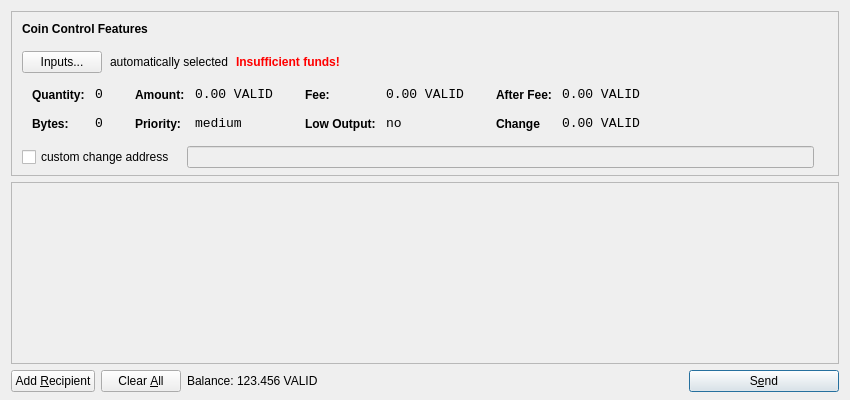
<?xml version="1.0" encoding="UTF-8"?>
<ui version="4.0">
 <class>SendCoinsDialog</class>
 <widget class="QDialog" name="SendCoinsDialog">
  <property name="geometry">
   <rect>
    <x>0</x>
    <y>0</y>
    <width>850</width>
    <height>400</height>
   </rect>
  </property>
  <property name="windowTitle">
   <string>Send Coins</string>
  </property>
  <layout class="QVBoxLayout" name="verticalLayout" stretch="0,1,0">
   <property name="bottomMargin">
    <number>8</number>
   </property>
   <item>
    <widget class="QFrame" name="frameCoinControl">
     <property name="sizePolicy">
      <sizepolicy hsizetype="Expanding" vsizetype="Expanding">
       <horstretch>0</horstretch>
       <verstretch>0</verstretch>
      </sizepolicy>
     </property>
     <property name="maximumSize">
      <size>
       <width>16777215</width>
       <height>16777215</height>
      </size>
     </property>
     <property name="frameShape">
      <enum>QFrame::StyledPanel</enum>
     </property>
     <property name="frameShadow">
      <enum>QFrame::Sunken</enum>
     </property>
     <layout class="QVBoxLayout" name="verticalLayoutCoinControl2">
      <property name="spacing">
       <number>-1</number>
      </property>
      <property name="leftMargin">
       <number>0</number>
      </property>
      <property name="topMargin">
       <number>0</number>
      </property>
      <property name="rightMargin">
       <number>0</number>
      </property>
      <property name="bottomMargin">
       <number>6</number>
      </property>
      <item>
       <layout class="QVBoxLayout" name="verticalLayoutCoinControl" stretch="0,0,0,0,1">
        <property name="spacing">
         <number>0</number>
        </property>
        <property name="leftMargin">
         <number>10</number>
        </property>
        <property name="topMargin">
         <number>10</number>
        </property>
        <item>
         <layout class="QHBoxLayout" name="horizontalLayoutCoinControl1">
          <property name="bottomMargin">
           <number>15</number>
          </property>
          <item>
           <widget class="QLabel" name="labelCoinControlFeatures">
            <property name="sizePolicy">
             <sizepolicy hsizetype="Preferred" vsizetype="Maximum">
              <horstretch>0</horstretch>
              <verstretch>0</verstretch>
             </sizepolicy>
            </property>
            <property name="font">
             <font>
              <weight>75</weight>
              <bold>true</bold>
             </font>
            </property>
            <property name="styleSheet">
             <string notr="true">font-weight:bold;</string>
            </property>
            <property name="text">
             <string>Coin Control Features</string>
            </property>
           </widget>
          </item>
         </layout>
        </item>
        <item>
         <layout class="QHBoxLayout" name="horizontalLayoutCoinControl2" stretch="0,0,0,0">
          <property name="spacing">
           <number>8</number>
          </property>
          <property name="bottomMargin">
           <number>10</number>
          </property>
          <item>
           <widget class="QPushButton" name="pushButtonCoinControl">
            <property name="styleSheet">
             <string notr="true"/>
            </property>
            <property name="text">
             <string>Inputs...</string>
            </property>
           </widget>
          </item>
          <item>
           <widget class="QLabel" name="labelCoinControlAutomaticallySelected">
            <property name="text">
             <string>automatically selected</string>
            </property>
            <property name="margin">
             <number>5</number>
            </property>
           </widget>
          </item>
          <item>
           <widget class="QLabel" name="labelCoinControlInsuffFunds">
            <property name="font">
             <font>
              <weight>75</weight>
              <bold>true</bold>
             </font>
            </property>
            <property name="styleSheet">
             <string notr="true">color:red;font-weight:bold;</string>
            </property>
            <property name="text">
             <string>Insufficient funds!</string>
            </property>
            <property name="margin">
             <number>5</number>
            </property>
           </widget>
          </item>
          <item>
           <spacer name="horizontalSpacerCoinControl">
            <property name="orientation">
             <enum>Qt::Horizontal</enum>
            </property>
            <property name="sizeHint" stdset="0">
             <size>
              <width>40</width>
              <height>1</height>
             </size>
            </property>
           </spacer>
          </item>
         </layout>
        </item>
        <item>
         <widget class="QWidget" name="widgetCoinControl" native="true">
          <property name="sizePolicy">
           <sizepolicy hsizetype="Preferred" vsizetype="Preferred">
            <horstretch>0</horstretch>
            <verstretch>0</verstretch>
           </sizepolicy>
          </property>
          <property name="minimumSize">
           <size>
            <width>0</width>
            <height>0</height>
           </size>
          </property>
          <property name="styleSheet">
           <string notr="true"/>
          </property>
          <layout class="QHBoxLayout" name="horizontalLayoutCoinControl5">
           <property name="margin">
            <number>0</number>
           </property>
           <item>
            <layout class="QHBoxLayout" name="horizontalLayoutCoinControl3" stretch="0,0,0,1">
             <property name="spacing">
              <number>20</number>
             </property>
             <property name="topMargin">
              <number>0</number>
             </property>
             <property name="bottomMargin">
              <number>10</number>
             </property>
             <item>
              <layout class="QFormLayout" name="formLayoutCoinControl1">
               <property name="horizontalSpacing">
                <number>10</number>
               </property>
               <property name="verticalSpacing">
                <number>14</number>
               </property>
               <property name="leftMargin">
                <number>10</number>
               </property>
               <property name="topMargin">
                <number>4</number>
               </property>
               <property name="rightMargin">
                <number>6</number>
               </property>
               <item row="0" column="0">
                <widget class="QLabel" name="labelCoinControlQuantityText">
                 <property name="styleSheet">
                  <string notr="true">font-weight:bold;</string>
                 </property>
                 <property name="text">
                  <string>Quantity:</string>
                 </property>
                 <property name="margin">
                  <number>0</number>
                 </property>
                </widget>
               </item>
               <item row="0" column="1">
                <widget class="QLabel" name="labelCoinControlQuantity">
                 <property name="font">
                  <font>
                   <family>Monospace</family>
                   <pointsize>10</pointsize>
                  </font>
                 </property>
                 <property name="cursor">
                  <cursorShape>IBeamCursor</cursorShape>
                 </property>
                 <property name="contextMenuPolicy">
                  <enum>Qt::ActionsContextMenu</enum>
                 </property>
                 <property name="text">
                  <string>0</string>
                 </property>
                 <property name="margin">
                  <number>0</number>
                 </property>
                 <property name="textInteractionFlags">
                  <set>Qt::LinksAccessibleByMouse|Qt::TextSelectableByKeyboard|Qt::TextSelectableByMouse</set>
                 </property>
                </widget>
               </item>
               <item row="1" column="0">
                <widget class="QLabel" name="labelCoinControlBytesText">
                 <property name="styleSheet">
                  <string notr="true">font-weight:bold;</string>
                 </property>
                 <property name="text">
                  <string>Bytes:</string>
                 </property>
                </widget>
               </item>
               <item row="1" column="1">
                <widget class="QLabel" name="labelCoinControlBytes">
                 <property name="font">
                  <font>
                   <family>Monospace</family>
                   <pointsize>10</pointsize>
                  </font>
                 </property>
                 <property name="cursor">
                  <cursorShape>IBeamCursor</cursorShape>
                 </property>
                 <property name="contextMenuPolicy">
                  <enum>Qt::ActionsContextMenu</enum>
                 </property>
                 <property name="text">
                  <string>0</string>
                 </property>
                 <property name="textInteractionFlags">
                  <set>Qt::LinksAccessibleByMouse|Qt::TextSelectableByKeyboard|Qt::TextSelectableByMouse</set>
                 </property>
                </widget>
               </item>
              </layout>
             </item>
             <item>
              <layout class="QFormLayout" name="formLayoutCoinControl2">
               <property name="horizontalSpacing">
                <number>10</number>
               </property>
               <property name="verticalSpacing">
                <number>14</number>
               </property>
               <property name="leftMargin">
                <number>6</number>
               </property>
               <property name="topMargin">
                <number>4</number>
               </property>
               <property name="rightMargin">
                <number>6</number>
               </property>
               <item row="0" column="0">
                <widget class="QLabel" name="labelCoinControlAmountText">
                 <property name="styleSheet">
                  <string notr="true">font-weight:bold;</string>
                 </property>
                 <property name="text">
                  <string>Amount:</string>
                 </property>
                 <property name="margin">
                  <number>0</number>
                 </property>
                </widget>
               </item>
               <item row="0" column="1">
                <widget class="QLabel" name="labelCoinControlAmount">
                 <property name="font">
                  <font>
                   <family>Monospace</family>
                   <pointsize>10</pointsize>
                  </font>
                 </property>
                 <property name="cursor">
                  <cursorShape>IBeamCursor</cursorShape>
                 </property>
                 <property name="contextMenuPolicy">
                  <enum>Qt::ActionsContextMenu</enum>
                 </property>
                 <property name="text">
                  <string>0.00 VALID</string>
                 </property>
                 <property name="textInteractionFlags">
                  <set>Qt::LinksAccessibleByMouse|Qt::TextSelectableByKeyboard|Qt::TextSelectableByMouse</set>
                 </property>
                </widget>
               </item>
               <item row="1" column="0">
                <widget class="QLabel" name="labelCoinControlPriorityText">
                 <property name="styleSheet">
                  <string notr="true">font-weight:bold;</string>
                 </property>
                 <property name="text">
                  <string>Priority:</string>
                 </property>
                </widget>
               </item>
               <item row="1" column="1">
                <widget class="QLabel" name="labelCoinControlPriority">
                 <property name="font">
                  <font>
                   <family>Monospace</family>
                   <pointsize>10</pointsize>
                  </font>
                 </property>
                 <property name="cursor">
                  <cursorShape>IBeamCursor</cursorShape>
                 </property>
                 <property name="contextMenuPolicy">
                  <enum>Qt::ActionsContextMenu</enum>
                 </property>
                 <property name="text">
                  <string>medium</string>
                 </property>
                 <property name="textInteractionFlags">
                  <set>Qt::LinksAccessibleByMouse|Qt::TextSelectableByKeyboard|Qt::TextSelectableByMouse</set>
                 </property>
                </widget>
               </item>
              </layout>
             </item>
             <item>
              <layout class="QFormLayout" name="formLayoutCoinControl3">
               <property name="horizontalSpacing">
                <number>10</number>
               </property>
               <property name="verticalSpacing">
                <number>14</number>
               </property>
               <property name="leftMargin">
                <number>6</number>
               </property>
               <property name="topMargin">
                <number>4</number>
               </property>
               <property name="rightMargin">
                <number>6</number>
               </property>
               <item row="0" column="0">
                <widget class="QLabel" name="labelCoinControlFeeText">
                 <property name="styleSheet">
                  <string notr="true">font-weight:bold;</string>
                 </property>
                 <property name="text">
                  <string>Fee:</string>
                 </property>
                 <property name="margin">
                  <number>0</number>
                 </property>
                </widget>
               </item>
               <item row="0" column="1">
                <widget class="QLabel" name="labelCoinControlFee">
                 <property name="font">
                  <font>
                   <family>Monospace</family>
                   <pointsize>10</pointsize>
                  </font>
                 </property>
                 <property name="cursor">
                  <cursorShape>IBeamCursor</cursorShape>
                 </property>
                 <property name="contextMenuPolicy">
                  <enum>Qt::ActionsContextMenu</enum>
                 </property>
                 <property name="text">
                  <string>0.00 VALID</string>
                 </property>
                 <property name="textInteractionFlags">
                  <set>Qt::LinksAccessibleByMouse|Qt::TextSelectableByKeyboard|Qt::TextSelectableByMouse</set>
                 </property>
                </widget>
               </item>
               <item row="1" column="0">
                <widget class="QLabel" name="labelCoinControlLowOutputText">
                 <property name="styleSheet">
                  <string notr="true">font-weight:bold;</string>
                 </property>
                 <property name="text">
                  <string>Low Output:</string>
                 </property>
                </widget>
               </item>
               <item row="1" column="1">
                <widget class="QLabel" name="labelCoinControlLowOutput">
                 <property name="font">
                  <font>
                   <family>Monospace</family>
                   <pointsize>10</pointsize>
                  </font>
                 </property>
                 <property name="cursor">
                  <cursorShape>IBeamCursor</cursorShape>
                 </property>
                 <property name="contextMenuPolicy">
                  <enum>Qt::ActionsContextMenu</enum>
                 </property>
                 <property name="text">
                  <string>no</string>
                 </property>
                 <property name="textInteractionFlags">
                  <set>Qt::LinksAccessibleByMouse|Qt::TextSelectableByKeyboard|Qt::TextSelectableByMouse</set>
                 </property>
                </widget>
               </item>
              </layout>
             </item>
             <item>
              <layout class="QFormLayout" name="formLayoutCoinControl4">
               <property name="horizontalSpacing">
                <number>10</number>
               </property>
               <property name="verticalSpacing">
                <number>14</number>
               </property>
               <property name="leftMargin">
                <number>6</number>
               </property>
               <property name="topMargin">
                <number>4</number>
               </property>
               <property name="rightMargin">
                <number>6</number>
               </property>
               <item row="0" column="0">
                <widget class="QLabel" name="labelCoinControlAfterFeeText">
                 <property name="styleSheet">
                  <string notr="true">font-weight:bold;</string>
                 </property>
                 <property name="text">
                  <string>After Fee:</string>
                 </property>
                 <property name="margin">
                  <number>0</number>
                 </property>
                </widget>
               </item>
               <item row="0" column="1">
                <widget class="QLabel" name="labelCoinControlAfterFee">
                 <property name="font">
                  <font>
                   <family>Monospace</family>
                   <pointsize>10</pointsize>
                  </font>
                 </property>
                 <property name="cursor">
                  <cursorShape>IBeamCursor</cursorShape>
                 </property>
                 <property name="contextMenuPolicy">
                  <enum>Qt::ActionsContextMenu</enum>
                 </property>
                 <property name="text">
                  <string>0.00 VALID</string>
                 </property>
                 <property name="textInteractionFlags">
                  <set>Qt::LinksAccessibleByMouse|Qt::TextSelectableByKeyboard|Qt::TextSelectableByMouse</set>
                 </property>
                </widget>
               </item>
               <item row="1" column="0">
                <widget class="QLabel" name="labelCoinControlChangeText">
                 <property name="styleSheet">
                  <string notr="true">font-weight:bold;</string>
                 </property>
                 <property name="text">
                  <string>Change</string>
                 </property>
                </widget>
               </item>
               <item row="1" column="1">
                <widget class="QLabel" name="labelCoinControlChange">
                 <property name="font">
                  <font>
                   <family>Monospace</family>
                   <pointsize>10</pointsize>
                  </font>
                 </property>
                 <property name="cursor">
                  <cursorShape>IBeamCursor</cursorShape>
                 </property>
                 <property name="contextMenuPolicy">
                  <enum>Qt::ActionsContextMenu</enum>
                 </property>
                 <property name="text">
                  <string>0.00 VALID</string>
                 </property>
                 <property name="textInteractionFlags">
                  <set>Qt::LinksAccessibleByMouse|Qt::TextSelectableByKeyboard|Qt::TextSelectableByMouse</set>
                 </property>
                </widget>
               </item>
              </layout>
             </item>
            </layout>
           </item>
          </layout>
         </widget>
        </item>
        <item>
         <layout class="QHBoxLayout" name="horizontalLayoutCoinControl4" stretch="0,0,0">
          <property name="spacing">
           <number>12</number>
          </property>
          <property name="sizeConstraint">
           <enum>QLayout::SetDefaultConstraint</enum>
          </property>
          <property name="topMargin">
           <number>5</number>
          </property>
          <property name="rightMargin">
           <number>5</number>
          </property>
          <item>
           <widget class="QCheckBox" name="checkBoxCoinControlChange">
            <property name="text">
             <string>custom change address</string>
            </property>
           </widget>
          </item>
          <item>
           <widget class="QLineEdit" name="lineEditCoinControlChange">
            <property name="enabled">
             <bool>false</bool>
            </property>
            <property name="sizePolicy">
             <sizepolicy hsizetype="Expanding" vsizetype="Fixed">
              <horstretch>0</horstretch>
              <verstretch>0</verstretch>
             </sizepolicy>
            </property>
           </widget>
          </item>
          <item>
           <widget class="QLabel" name="labelCoinControlChangeLabel">
            <property name="sizePolicy">
             <sizepolicy hsizetype="Preferred" vsizetype="Expanding">
              <horstretch>0</horstretch>
              <verstretch>0</verstretch>
             </sizepolicy>
            </property>
            <property name="minimumSize">
             <size>
              <width>0</width>
              <height>0</height>
             </size>
            </property>
            <property name="text">
             <string/>
            </property>
            <property name="margin">
             <number>3</number>
            </property>
           </widget>
          </item>
         </layout>
        </item>
        <item>
         <spacer name="verticalSpacerCoinControl">
          <property name="orientation">
           <enum>Qt::Vertical</enum>
          </property>
          <property name="sizeHint" stdset="0">
           <size>
            <width>800</width>
            <height>1</height>
           </size>
          </property>
         </spacer>
        </item>
       </layout>
      </item>
     </layout>
    </widget>
   </item>
   <item>
    <widget class="QScrollArea" name="scrollArea">
     <property name="widgetResizable">
      <bool>true</bool>
     </property>
     <widget class="QWidget" name="scrollAreaWidgetContents">
      <property name="geometry">
       <rect>
        <x>0</x>
        <y>0</y>
        <width>830</width>
        <height>165</height>
       </rect>
      </property>
      <layout class="QVBoxLayout" name="verticalLayout_2">
       <property name="margin">
        <number>0</number>
       </property>
       <item>
        <layout class="QVBoxLayout" name="entries">
         <property name="spacing">
          <number>6</number>
         </property>
        </layout>
       </item>
       <item>
        <spacer name="verticalSpacer">
         <property name="orientation">
          <enum>Qt::Vertical</enum>
         </property>
         <property name="sizeHint" stdset="0">
          <size>
           <width>20</width>
           <height>40</height>
          </size>
         </property>
        </spacer>
       </item>
      </layout>
     </widget>
    </widget>
   </item>
   <item>
    <layout class="QHBoxLayout" name="horizontalLayout">
     <item>
      <widget class="QPushButton" name="addButton">
       <property name="toolTip">
        <string>Send to multiple recipients at once</string>
       </property>
       <property name="text">
        <string>Add &amp;Recipient</string>
       </property>
       <property name="icon">
        <iconset resource="../bitcoin.qrc">
         <normaloff>:/icons/add</normaloff>:/icons/add</iconset>
       </property>
       <property name="autoDefault">
        <bool>false</bool>
       </property>
      </widget>
     </item>
     <item>
      <widget class="QPushButton" name="clearButton">
       <property name="sizePolicy">
        <sizepolicy hsizetype="Minimum" vsizetype="Fixed">
         <horstretch>0</horstretch>
         <verstretch>0</verstretch>
        </sizepolicy>
       </property>
       <property name="toolTip">
        <string>Remove all transaction fields</string>
       </property>
       <property name="text">
        <string>Clear &amp;All</string>
       </property>
       <property name="icon">
        <iconset resource="../bitcoin.qrc">
         <normaloff>:/icons/remove</normaloff>:/icons/remove</iconset>
       </property>
       <property name="autoRepeatDelay">
        <number>300</number>
       </property>
       <property name="autoDefault">
        <bool>false</bool>
       </property>
      </widget>
     </item>
     <item>
      <layout class="QHBoxLayout" name="horizontalLayout_2">
       <property name="spacing">
        <number>3</number>
       </property>
       <item>
        <widget class="QLabel" name="label">
         <property name="sizePolicy">
          <sizepolicy hsizetype="Preferred" vsizetype="Fixed">
           <horstretch>0</horstretch>
           <verstretch>0</verstretch>
          </sizepolicy>
         </property>
         <property name="text">
          <string>Balance:</string>
         </property>
        </widget>
       </item>
       <item>
        <widget class="QLabel" name="labelBalance">
         <property name="sizePolicy">
          <sizepolicy hsizetype="Preferred" vsizetype="Fixed">
           <horstretch>0</horstretch>
           <verstretch>0</verstretch>
          </sizepolicy>
         </property>
         <property name="cursor">
          <cursorShape>IBeamCursor</cursorShape>
         </property>
         <property name="text">
          <string>123.456 VALID</string>
         </property>
         <property name="textInteractionFlags">
          <set>Qt::LinksAccessibleByMouse|Qt::TextSelectableByKeyboard|Qt::TextSelectableByMouse</set>
         </property>
        </widget>
       </item>
      </layout>
     </item>
     <item>
      <spacer name="horizontalSpacer">
       <property name="orientation">
        <enum>Qt::Horizontal</enum>
       </property>
       <property name="sizeHint" stdset="0">
        <size>
         <width>40</width>
         <height>20</height>
        </size>
       </property>
      </spacer>
     </item>
     <item>
      <widget class="QPushButton" name="sendButton">
       <property name="minimumSize">
        <size>
         <width>150</width>
         <height>0</height>
        </size>
       </property>
       <property name="toolTip">
        <string>Confirm the send action</string>
       </property>
       <property name="text">
        <string>S&amp;end</string>
       </property>
       <property name="icon">
        <iconset resource="../bitcoin.qrc">
         <normaloff>:/icons/send</normaloff>:/icons/send</iconset>
       </property>
       <property name="default">
        <bool>true</bool>
       </property>
      </widget>
     </item>
    </layout>
   </item>
  </layout>
 </widget>
 <resources>
  <include location="../bitcoin.qrc"/>
 </resources>
 <connections/>
</ui>
